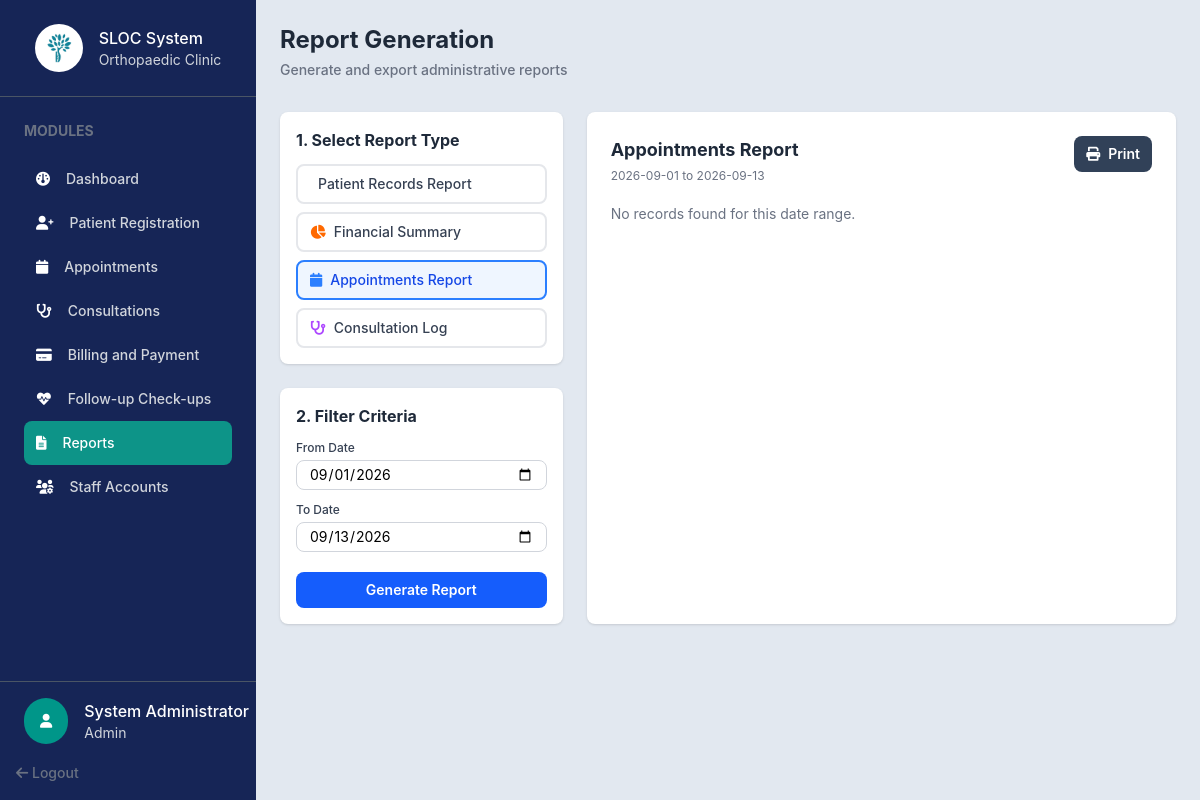
The app's page /admin/reports.php?report_type=appointments&from_date=2026-09-01&to_date=2026-09-13 (signed in), older data.
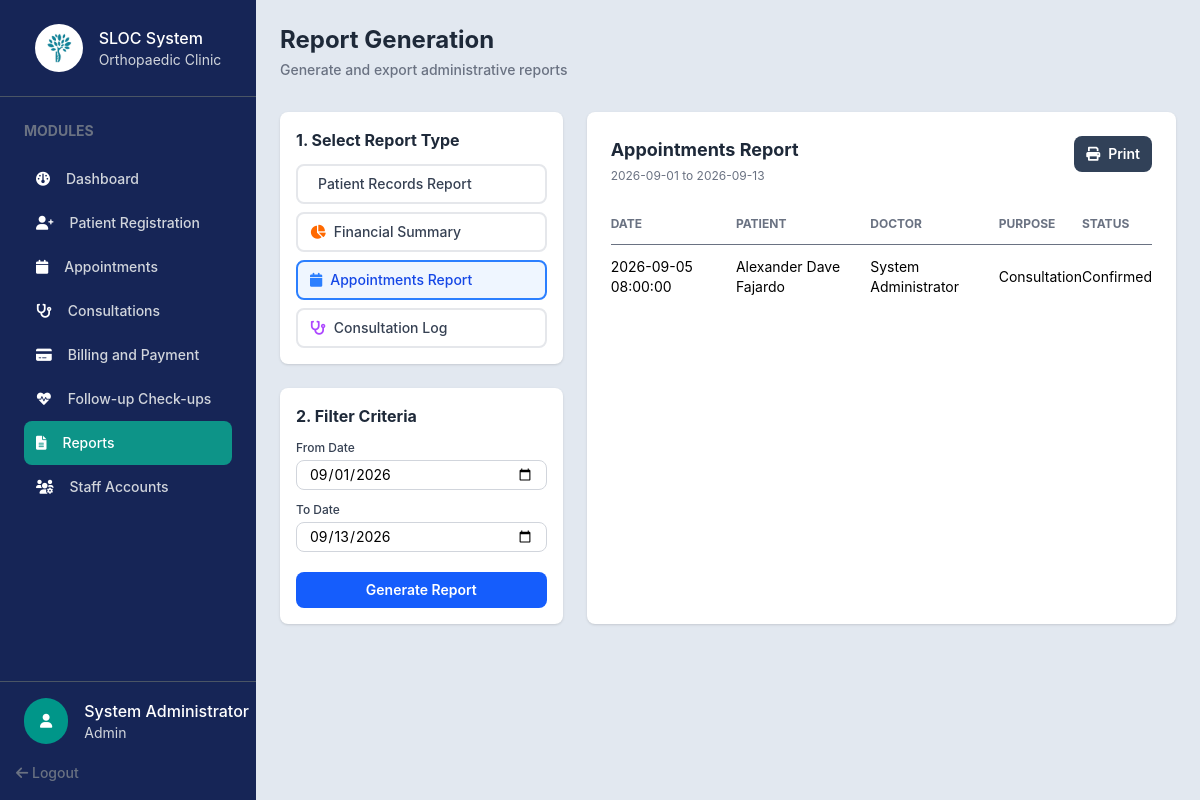
The same page, newer data.
### tables this page shows
CREATE TABLE `appointments` (
  `AppointmentID` int(10) UNSIGNED NOT NULL,
  `PatientID` int(10) UNSIGNED NOT NULL,
  `DoctorID` int(10) UNSIGNED NOT NULL,
  `AppointmentDate` date NOT NULL,
  `AppointmentTime` time NOT NULL,
  `meridiem` enum('AM','PM') DEFAULT NULL,
  `Purpose` varchar(255) NOT NULL,
  `ChiefComplaint` varchar(50) DEFAULT NULL,
  `Status` enum('Pending','Confirmed','Completed','Cancelled','Rescheduled') NOT NULL DEFAULT 'Pending',
  `Remarks` text DEFAULT NULL,
  `CreatedAt` timestamp NOT NULL DEFAULT current_timestamp()
);

### includes/auth.php (called while the page is built, shortened)
<?php
class SessionManager
{
    public static function isLoggedIn(): bool
    {
        return isset($_SESSION['user_id']) || isset($_SESSION['userId']) || isset($_SESSION['user']);
    }
    public static function getCurrentRole(): ?string
    {
        return $_SESSION['access_type']
            ?? $_SESSION['user']['Role']
            ?? $_SESSION['Role']
            ?? null;
    }
    public static function getUser(PDO $pdo): ?array
    {
        $userId = $_SESSION['user_id'] ?? $_SESSION['userId'] ?? $_SESSION['user']['UserID'] ?? null;
        $statement = $pdo->prepare(
            'SELECT UserID AS user_id, Username AS username, FirstName AS first_name,
                    LastName AS last_name, Email AS email, Phone AS phone,
                    Role AS role, IsDoctor AS is_doctor, Status AS status, CreatedAt AS created_at
             FROM users WHERE UserID = ?'
        );
        $statement->execute([$userId]);
        return $statement->fetch(PDO::FETCH_ASSOC) ?: null;
    }
}

### php/fetch/fetch.php (called while the page is built, shortened)
<?php
function fetchAllData(PDO $pdo, string $query, array $params = []): array
{
    $stmt = $pdo->prepare($query);
    $stmt->execute($params);
    return $stmt->fetchAll(PDO::FETCH_ASSOC);
}

### admin/reports.php (the view, shortened to what the changed rows need)
<?php
require_once __DIR__ . '/../config/config.php';
require_once __DIR__ . '/../includes/auth.php';
require_once __DIR__ . '/../php/fetch/fetch.php';
$admin = SessionManager::getUser($pdo);
$reportTypes = [
    'patients' => 'Patient Records Report',
    'financial' => 'Financial Summary',
    'appointments' => 'Appointments Report',
    'consultations' => 'Consultation Log'
];
$reportType = $_GET['report_type'] ?? 'patients';
$reportType = array_key_exists($reportType, $reportTypes) ? $reportType : 'patients';
$fromDate = $_GET['from_date'] ?? date('Y-m-01');
$toDate = $_GET['to_date'] ?? date('Y-m-d');
$reportRows = [];
$reportError = null;
try {
    switch ($reportType) {
        case 'appointments':
            $reportRows = fetchAllData($pdo, '
                SELECT a.AppointmentDate, a.AppointmentTime,
                       CONCAT(p.FirstName, \' \', p.LastName) AS PatientName,
                       CONCAT(u.FirstName, \' \', u.LastName) AS DoctorName,
                       a.Purpose, a.Status
                FROM appointments a
                INNER JOIN patients p ON p.PatientID = a.PatientID
                LEFT JOIN users u ON u.UserID = a.DoctorID
                WHERE a.AppointmentDate BETWEEN ? AND ?
                ORDER BY a.AppointmentDate DESC, a.AppointmentTime DESC', [$fromDate, $toDate]);
            break;
    }
} catch (PDOException $e) {
    error_log('Reports query failed: ' . $e->getMessage());
    $reportError = 'Unable to load the selected report.';
}
function reportValue(mixed $value): string
{
    return htmlspecialchars((string) ($value ?? '—'), ENT_QUOTES, 'UTF-8');
}
?>
<!DOCTYPE html>
<html lang="en">
<head>
    <link rel="stylesheet" href="../assets/css/output.css">
    <link rel="stylesheet" href="../assets/css/global.css">
    <link rel="stylesheet" href="https://cdnjs.cloudflare.com/ajax/libs/font-awesome/6.0.0-beta3/css/all.min.css">
</head>
<body class="h-screen flex bg-slate-200">
    <?php include_once '../includes/sidebar.php'; ?>
    <section class="flex-1 p-6 overflow-auto">
        <div class="mb-8 space-y-1">
            <h1 class="text-2xl font-bold text-gray-800">Report Generation</h1>
        </div>
        <div class="grid grid-cols-3 gap-6">
            <div class="space-y-6 col-span-1">
                <div class="bg-white rounded-lg p-4 shadow-sm">
                    <h2 class="text-base font-bold text-gray-800 mb-3">1. Select Report Type</h2>
                </div>
                <div class="bg-white rounded-lg p-4 shadow-sm col-span-1">
                    <h2 class="text-base font-bold text-gray-800 mb-3">2. Filter Criteria</h2>
                </div>
            </div>
            <div id="report-preview" class="bg-white rounded-lg p-6 shadow-sm col-span-2">
                <div class="flex items-start justify-between gap-4 mb-5">
                    <div>
                        <h2 class="text-lg font-bold text-gray-800"><?= reportValue($reportTypes[$reportType]) ?></h2>
                    </div>
                    <button type="button" onclick="window.print()"
                        class="print-hidden inline-flex items-center gap-2 px-3 py-2 bg-slate-700 text-white text-sm font-semibold rounded-lg hover:bg-slate-800">
                    </button>
                </div>
                <?php if ($reportError): ?>
                    <p class="text-sm text-red-600"><?= reportValue($reportError) ?></p>
                <?php else: ?>
                    <?php if (empty($reportRows)): ?>
                        <p class="text-sm text-gray-500">No records found for this date range.</p>
                    <?php else: ?>
                        <div class="overflow-x-auto"><table class="w-full text-sm text-left">
                            <thead class="text-xs uppercase text-gray-500 border-b">
                                <tr>
                                    <?php if ($reportType === 'patients'): ?><th class="py-3">Patient ID</th><th>Name</th><th>Birth Date</th><th>Gender</th><th>Type</th><th>Phone</th>
                                    <?php elseif ($reportType === 'appointments'): ?><th class="py-3">Date</th><th>Patient</th><th>Doctor</th><th>Purpose</th><th>Status</th>
                                    <?php else: ?><th class="py-3">Date</th><th>Patient</th><th>Doctor</th><th>Diagnosis</th><th>Fee</th><?php endif; ?>
                                </tr>
                            </thead>
                            <tbody>
                                <?php foreach ($reportRows as $row): ?>
                                    <tr class="border-b last:border-0">
                                        <?php if ($reportType === 'patients'): ?><td class="py-3"><?= reportValue($row['PatientCode']) ?></td><td><?= reportValue($row['PatientName']) ?></td><td><?= reportValue($row['BirthDate']) ?></td><td><?= reportValue($row['Gender']) ?></td><td><?= reportValue($row['PatientType']) ?></td><td><?= reportValue($row['Phone']) ?></td>
                                        <?php elseif ($reportType === 'appointments'): ?><td class="py-3"><?= reportValue($row['AppointmentDate'] . ' ' . $row['AppointmentTime']) ?></td><td><?= reportValue($row['PatientName']) ?></td><td><?= reportValue($row['DoctorName']) ?></td><td><?= reportValue($row['Purpose']) ?></td><td><?= reportValue($row['Status']) ?></td>
                                        <?php else: ?><td class="py-3"><?= reportValue($row['ConsultationDate']) ?></td><td><?= reportValue($row['PatientName']) ?></td><td><?= reportValue($row['DoctorName']) ?></td><td><?= reportValue($row['Diagnosis']) ?></td><td><?= reportMoney($row['ConsultationFee']) ?></td><?php endif; ?>
                                    </tr>
                                <?php endforeach; ?>
                            </tbody>
                        </table></div>
                    <?php endif; ?>
                <?php endif; ?>
            </div>
        </div>
    </section>
</body>
</html>

### includes/sidebar.php (shortened to what the changed rows need)
<?php
$navItems = [
    [
        'label' => 'Dashboard',
        'icon' => 'fa-gauge',
        'file' => 'admin-dashboard.php',
        'href' => '../admin/admin-dashboard.php',
        'roles' => ['admin', 'staff'],
    ],
    [
        'label' => 'Patient Registration',
        'icon' => 'fa-user-plus',
        'file' => 'patient-registration.php',
        'href' => '../admin/patient-registration.php',
        'roles' => ['admin', 'staff'],
    ],
    [
        'label' => 'Appointments',
        'icon' => 'fa-calendar',
        'file' => 'appointments.php',
        'href' => '../admin/appointments.php',
        'roles' => ['admin', 'staff'],
    ],
    [
        'label' => 'Consultations',
        'icon' => 'fa-stethoscope',
        'file' => 'consultations.php',
        'href' => '../admin/consultations.php',
        'roles' => ['admin'],
    ],
    [
        'label' => 'Billing and Payment',
        'icon' => 'fa-credit-card',
        'file' => 'billing-payment.php',
        'href' => '../admin/billing-payment.php',
        'roles' => ['admin', 'staff'],
    ],
    [
        'label' => 'Follow-up Check-ups',
        'icon' => 'fa-heart-pulse',
        'file' => 'follow-up-checkups.php',
        'href' => '../admin/follow-up-checkups.php',
        'roles' => ['admin', 'staff'],
    ],
    [
        'label' => 'Reports',
        'icon' => 'fa-file-lines',
        'file' => 'reports.php',
        'href' => '../admin/reports.php',
        'roles' => ['admin'],
    ],
    [
        'label' => 'Staff Accounts',
        'icon' => 'fa-users-gear',
        'file' => 'staff-management.php',
        'href' => '../admin/staff-management.php',
        'roles' => ['admin'],
    ],
];
$currentRole = strtolower((string) (SessionManager::getCurrentRole() ?? 'staff'));
$currentFile = basename($_SERVER['PHP_SELF']);
?>
<div class="w-64 shrink-0 bg-blue-950 flex flex-col h-full">
    <div class="w-full border-b p-6 border-gray-600 flex items-center justify-center gap-4">
        <?php if ($currentFile !== 'admin-dashboard.php'): ?>
            <div>
                <h1 class="text-white text-md font-medium">SLOC System</h1>
            </div>
        <?php endif; ?>
    </div>
    <div class="custom-scrollbar w-full p-6 overflow-y-auto flex-1">
        <h2 class="text-gray-500 font-bold text-sm mb-4">MODULES</h2>
        <?php foreach ($navItems as $item): ?>
            <?php if (in_array($currentRole, $item['roles'], true)): ?>
                <div class="flex items-center p-3 rounded-lg gap-4 <?= $currentFile === $item['file'] ? 'active' : '' ?>">
                    <i class="text-sm fa-solid <?= htmlspecialchars($item['icon']) ?> text-white"></i>
                    <a href="<?= htmlspecialchars($item['href']) ?>" class="text-sm text-gray-300 hover:text-white font-medium">
                        <?= htmlspecialchars($item['label']) ?>
                    </a>
                </div>
            <?php endif; ?>
        <?php endforeach; ?>
    </div>
    <div class="mt-auto">
        <div class="w-full border-t pt-4 pl-6 border-gray-600 flex items-center gap-4">
            <div>
                <?php if ($admin): ?>
                    <h1 class="text-white text-md font-medium">
                        <?= htmlspecialchars($admin['first_name']) ?>     <?= htmlspecialchars($admin['last_name']) ?>
                    </h1>
                <?php endif; ?>
            </div>
        </div>
    </div>
</div>

Row changes from the older to the newer data that the page shows:
added appointments: AppointmentDate+AppointmentTime "2026-09-05 08:00:00", PatientName "Alexander Dave Fajardo", DoctorName "System Administrator", Purpose "Consultation", Status "Confirmed"
Text that changed along with them:
text no longer shown: "No records found for this date range."
text now shown: "DATE PATIENT DOCTOR PURPOSE STATUS"
